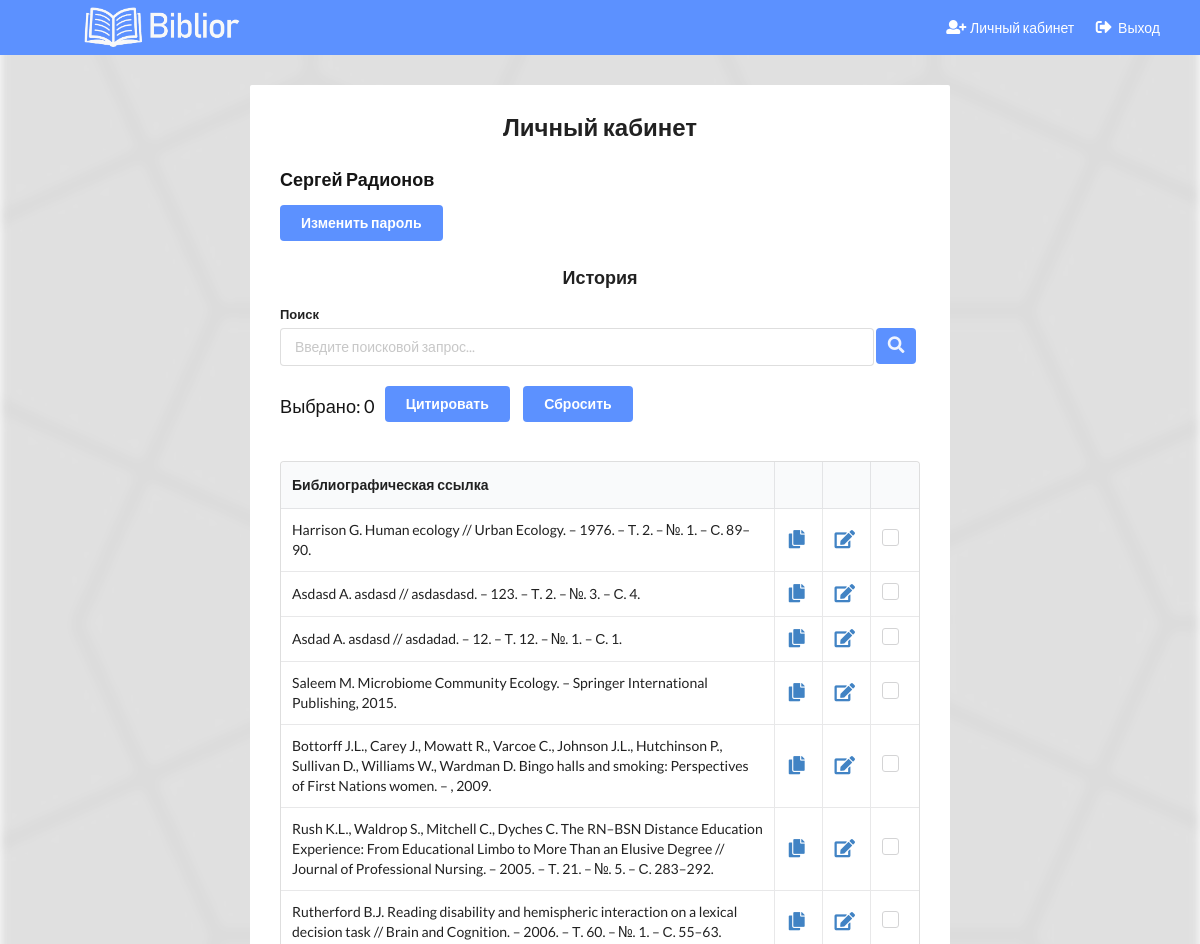
The page /accounts/personal-area/ (signed in, upper part) on the database as committed earlier.
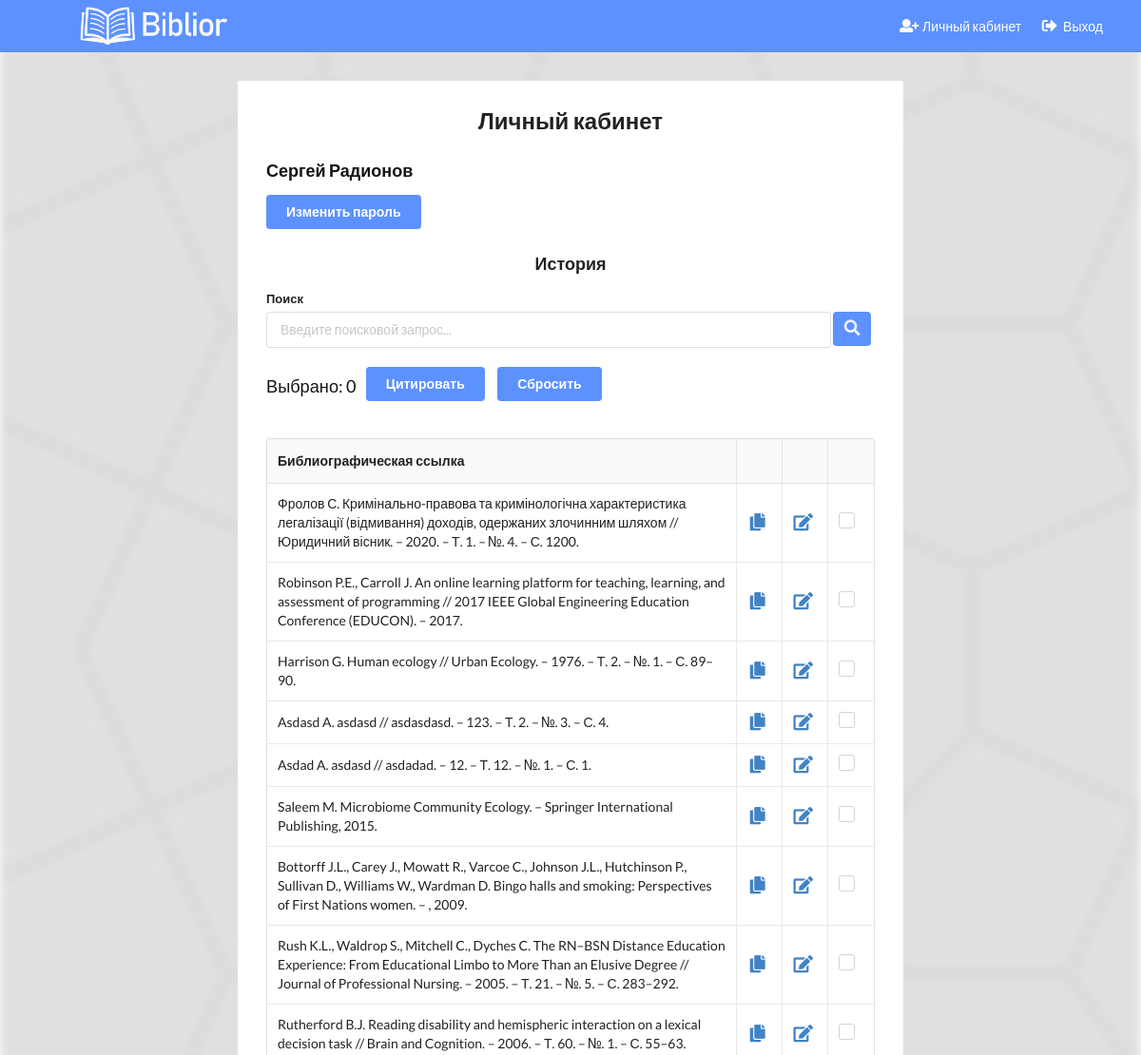
The same page on the database as committed later.
### Accounts/models.py (models this page shows, shortened)
class User(AbstractBaseUser, PermissionsMixin):
    objects = MyUserManager()
    email = models.EmailField(_('email address'), unique=True)
    first_name = models.CharField(max_length=64)
    last_name = models.CharField(max_length=64)
    is_staff = models.BooleanField(default=False)
    is_active = models.BooleanField(default=True)
    date_joined = models.DateTimeField(default=timezone.now)
    mail_dt = models.DateTimeField(default=timezone.now)
    is_confirm = models.BooleanField(default=False)
    USERNAME_FIELD = 'email'
    REQUIRED_FIELDS = []
    class Meta:
        ordering = ['id']
        verbose_name = 'Пользователь'
        verbose_name_plural = 'Пользователи'

### Publications/models.py (models this page shows, shortened)
class Publication(models.Model):
    objects = MyManager()
    user = models.ForeignKey(User, on_delete=models.CASCADE, related_name='pubs')
    type = models.CharField(max_length=32)
    doi = models.CharField(max_length=64)
    url = models.URLField(default=None, null=True)
    title = models.CharField(max_length=256)
    container_title = models.CharField(max_length=128, blank=True)
    publisher = models.CharField(max_length=128, blank=True)
    author = models.CharField(max_length=128)
    issue = models.CharField(max_length=4, blank=True)
    volume = models.CharField(max_length=4, blank=True)
    issued = models.CharField(max_length=4)
    page = models.CharField(max_length=10, blank=True)
    update_dt = models.DateTimeField(auto_now=True)
    def to_dict(self):
        pub = {
            'doi': self.doi,
            'type': self.type,
            'title': self.title,
            'container_title': self.container_title,
            'author': self.author,
            'page': self.page,
            'publisher': self.publisher,
            'issue': self.issue,
            'issued': self.issued,
            'volume': self.volume,
        }
        return pub
    def get_gost(self):
        pub = self.to_dict()
        if self.type == 'book':
            return get_gost_book(pub)
        return get_gost_article(pub)
    class Meta:
        verbose_name = 'Публикация'
        verbose_name_plural = 'Публикации'
        indexes = [models.Index(fields=['doi'])]
        ordering = ['-update_dt']

### Accounts/views.py (the view)
# urls.py: path('personal-area/', personal_area, name='personal_area'),
@login_required
def personal_area(request):
    query = request.GET.get('query')
    if request.COOKIES.get('selected_cites'):
        sel_cites = list(map(int, json.loads(unquote(request.COOKIES.get('selected_cites')))))
    else:
        sel_cites = None
    if query:
        query = re.sub(' +', ' ', query)
        words = query.split(' ')
        pubs = None
        for word in words:
            qs = request.user.pubs.filter(Q(title__icontains=word) | Q(container_title__icontains=word)
                                          | Q(author__icontains=word) | Q(issued__icontains=word) |
                                          Q(issue__icontains=word) | Q(volume__icontains=word)).all()
            if not pubs:
                pubs = qs
            else:
                pubs.union(qs)
    else:
        pubs = request.user.pubs.all()
    return render(request, 'Accounts/PersonalArea.html', {'pubs': pubs, 'query': query, 'sel_cites': sel_cites})

### Accounts/templatetags/extensions.py (called while the page is built)
@register.filter()
def maxlength(iterable, length):
    return iterable[:min(len(iterable), length)]

### utils/formatter.py (called while the page is built)
def get_gost_article(publication):
    gost = f"{publication['author']} {publication['title']} // {publication['container_title']}. – {publication['issued']}."
    if len(publication['volume']) > 0:
        gost += f" – Т. {publication['volume']}."
    if len(publication['issue']) > 0:
        gost += f" – №. {publication['issue']}."
    if len(publication['page']) > 0:
        gost += f" – С. {publication['page'].replace('-', '–')}."
    return gost

def get_gost_book(publication):
    gost = f"{publication['author']} {publication['title']}. – {publication['publisher']}, {publication['issued']}."
    return gost

### templates/Accounts/PersonalArea.html (shortened to what this page needs)
{% extends 'base.html' %}
{% load extensions %}
{% block content %}
    <div class="ui container">
        <div class="child-center">
            <div class="personal-area cblock">
                <div class="content">
                    <h2 class="ui center aligned header">Личный кабинет</h2>
                    <h3>{{ request.user.first_name }} {{ request.user.last_name }}</h3>
                    <div class="ui sixteen wide">
                        <a href="{% url 'accounts:change_password' %}" class="medium ui primary button">
                            Изменить пароль
                        </a>
                    </div>
                    <h3 class="ui header aligned center">История</h3>
                    <form class="ui form">
                        <div class="field">
                            <label>Поиск</label>
                            <input type="text" name="search_cite" placeholder="Введите поисковой запрос..."
                                   {% if query %}value="{{ query }}"{% endif %}>
                            <button class="ui compact icon button primary">
                                <i class="search icon"></i>
                            </button>
                        </div>
                    </form>
                    <div id="selected_cites">
                        <div class="float-left">
                            {% if sel_cites %}
                                <p>Выбрано: <span>{{ sel_cites|length }}</span></p>
                            {% else %}
                                <p>Выбрано: <span>0</span></p>
                            {% endif %}
                        </div>
                        <div class="float-left">
                            <a id="group-cite" class="button primary ui">
                                Цитировать
                            </a>
                        </div>
                        <div class="float-left">
                            <a id="reset_selected" class="button primary ui">
                                Сбросить
                            </a>
                        </div>
                    </div>
                    <div id="pubs-history" class="full-width">
                        <div id="pubs-items" class="full-width">
                            {% if pubs|length > 0 %}
                                <div class="ui form">
                                    <table class="ui celled table">
                                        <thead>
                                        <tr>
                                            <th>Библиографическая ссылка</th>
                                            <th></th>
                                            <th></th>
                                            <th></th>
                                        </tr>
                                        </thead>
                                        <tbody>
                                        {% for pub in pubs|maxlength:40 %}
                                            <tr>
                                                <td data-type="gost">{{ pub.get_gost }}</td>
                                                <td><a data-type="copybtn"><i class="copy right icon"></i></a></td>
                                                <td>
                                                    <a href="{% url 'pub:cite' %}?{% if pub.type %}type={{ pub.type }}&{% endif %}{% if pub.doi %}doi={{ pub.doi }}&{% endif %}pub_id={{ pub.id }}&source=personal-area"><i
                                                            class="edit right icon"></i></a></td>
                                                <td>
                                                    <div data-id="{{ pub.id }}"
                                                         class="ui checkbox {% if sel_cites and pub.id in sel_cites %}checked{% endif %}">
                                                    </div>
                                                </td>
                                            </tr>
                                        {% endfor %}
                                        </tbody>
                                    </table>
                                </div>
                            {% elif query %}
                                <h4 class="ui header aligned center">Публикаций не найдено</h4>
                            {% else %}
                                <h4 class="ui header aligned center">В истории пока ничего нет</h4>
                            {% endif %}
                        </div>
                    </div>
                </div>
            </div>
        </div>
    </div>
{% endblock %}

### templates/base.html (shortened to what this page needs)
{% load static %}
<!DOCTYPE html>
<html lang="ru">
<head>
    <link href="{% static 'css/semantic.min.css' %}?version=1" rel="stylesheet">
    <link href="{% static 'css/style.css' %}?version=5" rel="stylesheet">
</head>
<body>
<header>
    {% include 'navbar.html' %}
</header>
<main>
    {% block content %}
    {% endblock content %}
</main>
</body>
</html>

### templates/navbar.html (shortened to what this page needs)
{% load static %}
<nav>
    <div class="ui container">
        <ul class="left">
            <li class="logo">
                <a href="{% url 'main:index' %}"><img alt="Biblior" src="{% static 'img/logo.png' %}"></a>
            </li>
        </ul>
        {% if request.user.is_authenticated %}
            <ul class="right">
                <li><a href="{% url 'accounts:personal_area' %}"><i class="user plus icon"></i>Личный кабинет</a></li>
                <li><a href="{% url 'accounts:logout' %}"><i class="sign out alternate icon"></i>Выход</a></li>
            </ul>
        {% else %}
            <ul class="right">
                <li><a href="{% url 'accounts:registration' %}"><i class="user plus icon"></i>Регистрация</a></li>
                <li><a href="{% url 'accounts:login' %}"><i class="sign in alternate icon"></i>Вход</a></li>
            </ul>
        {% endif %}
    </div>
</nav>

### static/css/style.css (style rules this page uses)
:root { --color: #151515;--nav-bg-color: #5c91ff;--nav-color: #ffffff;--nav-item-hover-bg-color: #5d81f0;--content-bg-color: #ffffff;--btn-primary-color: #5c91ff;--btn-primary-hover-color: #5881eb;--btn-primary-active-color: #5573da;--btn-primary-text-color: #ffffff;--menu-active-color: #ccddff;--menu-active-hover-color: #b3ccff }
:root body:before { background-image:url("/static/img/bg.png");filter:invert(100%) blur(5px) opacity(60%) }
nav { width:100%;height:55px;background-color:var(--nav-bg-color);line-height:55px }
nav div.container { height:100% }
nav div.container ul { margin:0;height:100%;line-height:inherit;display:inline-block;position:relative }
nav div.container ul.left { float:left }
nav div.container ul.right { float:right }
nav div.container ul li { height:100%;line-height:inherit;display:inline-block;position:relative;float:left }
nav div.container ul li a { display:block;height:100%;line-height:inherit;color:var(--nav-color);padding:0 10px }
nav div.container ul li a i { margin-right:5px;font-size:16px }
nav div.container ul li img { height:100%;width:auto;filter:invert(100%) brightness(120%) }
.personal-area { width:100%;max-width:700px }
.personal-area a { cursor:pointer;font-size:1.3rem }
.personal-area .field { padding-right:46px }
.personal-area button.icon { position:absolute;top:24px;right:0;font-size:1.2rem }
.personal-area #pubs-history { margin-top:15px }
.personal-area .float-left { position:relative;float:left;margin:20px 0 }
.personal-area .float-left p { font-size:1.3rem;line-height:40px }
.personal-area .float-left:not(:first-child) { margin-left:10px }
.personal-area .full-width { float:left;position:relative;width:100% }
html { padding:0;margin:0;min-height:100% }
header { padding:0;margin:0 }
body { padding:0;margin:0;color:var(--color) }
body:before { z-index:-3;content:"";position:fixed;top:0;left:0;width:100%;height:100%;background-attachment:fixed;background-repeat:no-repeat;background-size:cover }
body main { min-height:calc(100% - 55px);padding-bottom:45px }
.ui.container { width:95%;max-width:1280px !important }
.child-center { width:100%;display:flex;justify-content:center }
.cblock { display:block;position:relative;float:left }
.content { margin:30px 0;background-color:var(--content-bg-color);border-radius:2px;display:block;position:relative;float:left;width:100%;padding:30px }
.ui.button.primary { background-color:var(--btn-primary-color);color:var(--btn-primary-text-color) }

Rows that differ between the two databases and show on the page:
added Publication: get_gost "Фролов С. Кримінально-правова та кримінологічна характеристика легалізації (відмивання) доходів, одержаних злочинним шляхом // Юридичний вісник. – 2020. – Т. 1. – №. 4. – С. 1200."
added Publication: get_gost "Robinson P.E., Carroll J. An online learning platform for teaching, learning, and assessment of programming // 2017 IEEE Global Engineering Education Conference (EDUCON). – 2017."
